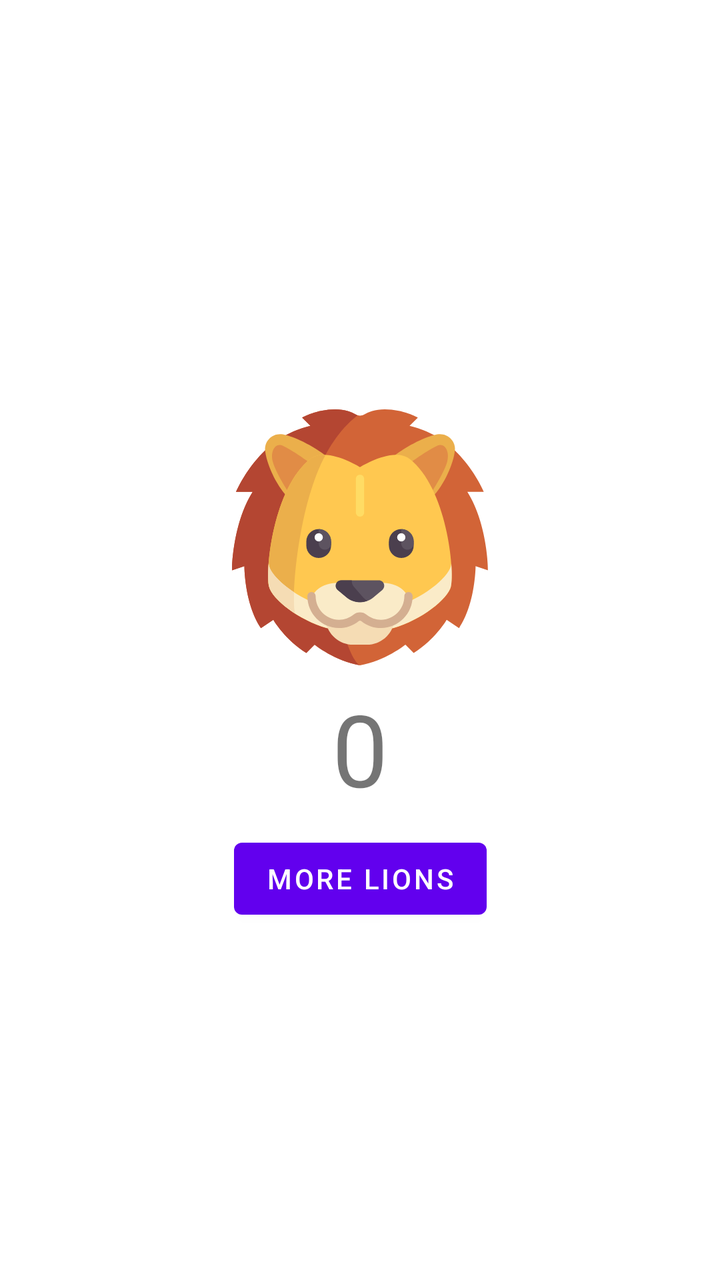
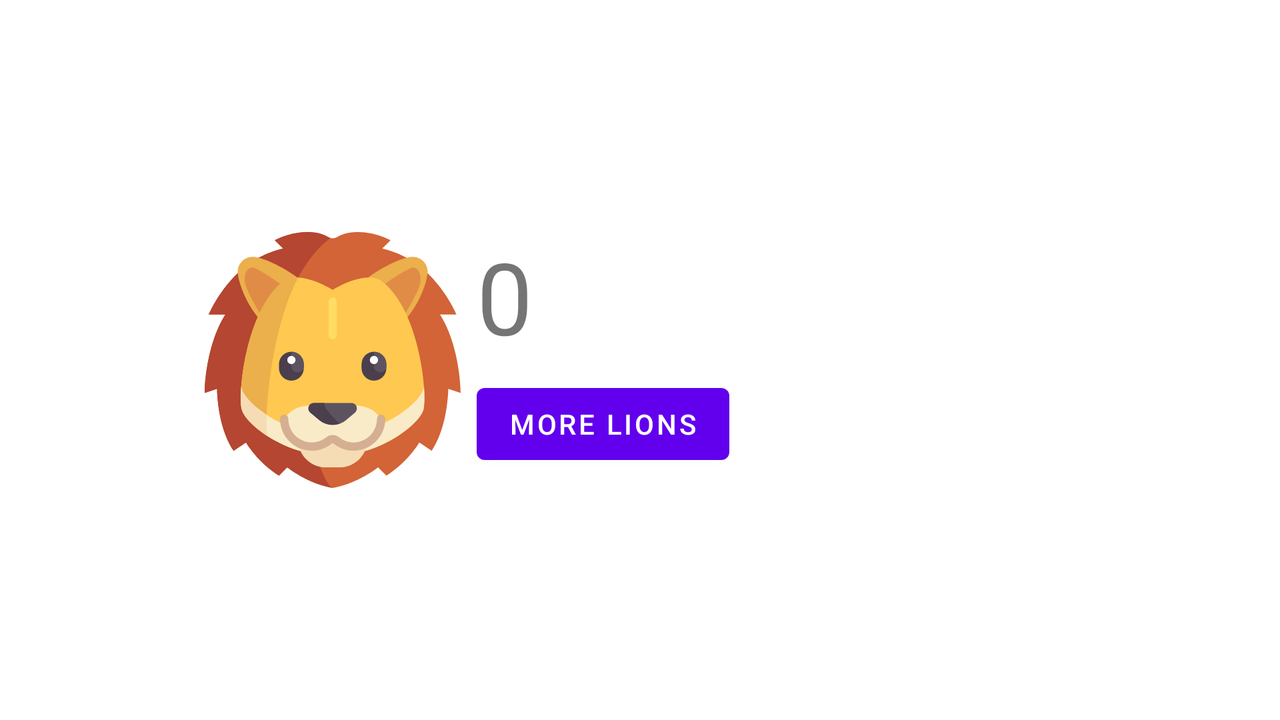

Compare how this app lays out the same screen by default and in its alternative resource folder. The renders come first, then the two layout files and the values they reference.
<!-- AndroidManifest.xml: application theme Theme.And_Work_2_additional -->
<!-- res/layout/activity_main.xml -->
<?xml version="1.0" encoding="utf-8"?>
<androidx.constraintlayout.widget.ConstraintLayout xmlns:android="http://schemas.android.com/apk/res/android"
    xmlns:app="http://schemas.android.com/apk/res-auto"
    xmlns:tools="http://schemas.android.com/tools"
    android:layout_width="match_parent"
    android:layout_height="match_parent"
    tools:context=".MainActivity">

    <ImageView
        android:id="@+id/image_lion"
        android:layout_width="wrap_content"
        android:layout_height="wrap_content"
        android:src="@drawable/ic_lion"
        app:layout_constraintBottom_toBottomOf="parent"
        app:layout_constraintEnd_toEndOf="parent"
        app:layout_constraintStart_toStartOf="parent"
        app:layout_constraintTop_toTopOf="parent"
        app:layout_constraintVertical_bias="0.4" />

    <TextView
        android:id="@+id/show_count"
        android:layout_width="wrap_content"
        android:layout_height="wrap_content"
        android:layout_marginTop="@dimen/default_margin"
        android:onClick="showCounted"
        android:text="@string/initial_count"
        android:textSize="@dimen/big_text_size"
        app:layout_constraintEnd_toEndOf="parent"
        app:layout_constraintStart_toStartOf="parent"
        app:layout_constraintTop_toBottomOf="@+id/image_lion" />

    <Button
        android:id="@+id/button_count"
        android:layout_width="wrap_content"
        android:layout_height="wrap_content"
        android:layout_marginTop="@dimen/default_margin"
        android:onClick="countUp"
        android:text="@string/button_label_more_lions"
        app:layout_constraintEnd_toEndOf="parent"
        app:layout_constraintStart_toStartOf="parent"
        app:layout_constraintTop_toBottomOf="@+id/show_count" />

</androidx.constraintlayout.widget.ConstraintLayout>
<!-- resources referenced by this layout -->
<resources>
  <dimen name="big_text_size">50sp</dimen>
  <dimen name="default_margin">8dp</dimen>
  <!-- drawable ic_lion: vector/xml drawable (drawable, 7321 chars, omitted) -->
  <string name="button_label_more_lions">More lions</string>
  <string name="initial_count">0</string>
  <style name="Theme.And_Work_2_additional" parent="Theme.MaterialComponents.Light">
          
          <item name="colorPrimary">@color/purple_500</item>
          <item name="colorPrimaryVariant">@color/purple_700</item>
          <item name="colorOnPrimary">@color/white</item>
          
          <item name="colorSecondary">@color/teal_200</item>
          <item name="colorSecondaryVariant">@color/teal_700</item>
          <item name="colorOnSecondary">@color/black</item>
          
          <item name="android:statusBarColor" tools:targetApi="l">?attr/colorPrimary</item>
          
      </style>
</resources>
<!-- res/layout-land/activity_main.xml (the repository's variant of the layout above) -->
<!-- drawn on the phone turned sideways -->
<?xml version="1.0" encoding="utf-8"?>
<androidx.constraintlayout.widget.ConstraintLayout xmlns:android="http://schemas.android.com/apk/res/android"
    xmlns:app="http://schemas.android.com/apk/res-auto"
    xmlns:tools="http://schemas.android.com/tools"
    android:layout_width="match_parent"
    android:layout_height="match_parent"
    tools:context=".MainActivity">

    <ImageView
        android:id="@+id/image_lion"
        android:layout_width="wrap_content"
        android:layout_height="wrap_content"
        android:src="@drawable/ic_lion"
        app:layout_constraintBottom_toBottomOf="parent"
        app:layout_constraintEnd_toEndOf="parent"
        app:layout_constraintHorizontal_bias="0.2"
        app:layout_constraintStart_toStartOf="parent"
        app:layout_constraintTop_toTopOf="parent" />

    <TextView
        android:id="@+id/show_count"
        android:layout_width="wrap_content"
        android:layout_height="wrap_content"
        android:layout_marginStart="@dimen/default_margin"
        android:layout_marginLeft="@dimen/default_margin"
        android:layout_marginBottom="@dimen/default_margin"
        android:onClick="showCounted"
        android:text="@string/initial_count"
        android:textSize="@dimen/big_text_size"
        app:layout_constraintBottom_toTopOf="@+id/button_count"
        app:layout_constraintStart_toEndOf="@+id/image_lion"
        app:layout_constraintTop_toTopOf="@+id/image_lion" />

    <Button
        android:id="@+id/button_count"
        android:layout_width="wrap_content"
        android:layout_height="wrap_content"
        android:layout_marginStart="@dimen/default_margin"
        android:layout_marginLeft="@dimen/default_margin"
        android:layout_marginBottom="@dimen/default_margin"
        android:onClick="countUp"
        android:text="@string/button_label_more_lions"
        app:layout_constraintBottom_toBottomOf="@+id/image_lion"
        app:layout_constraintStart_toEndOf="@+id/image_lion" />

</androidx.constraintlayout.widget.ConstraintLayout>
